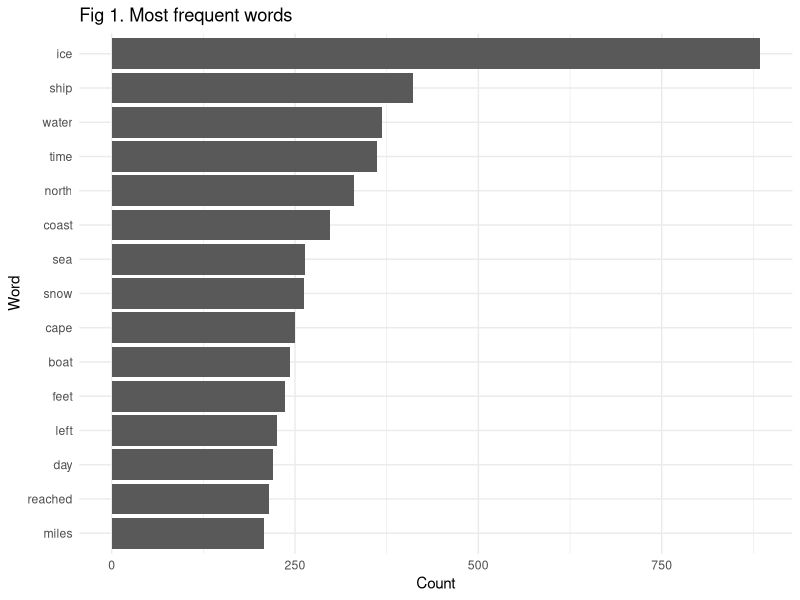
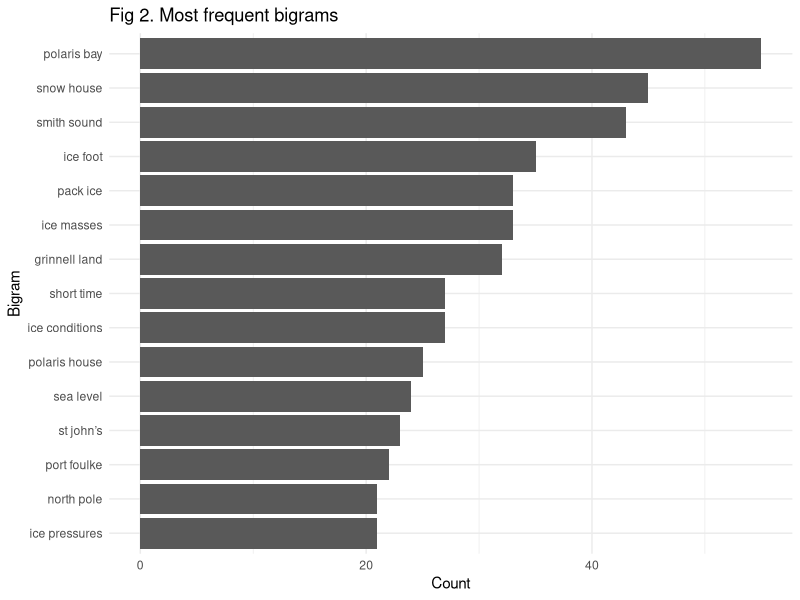
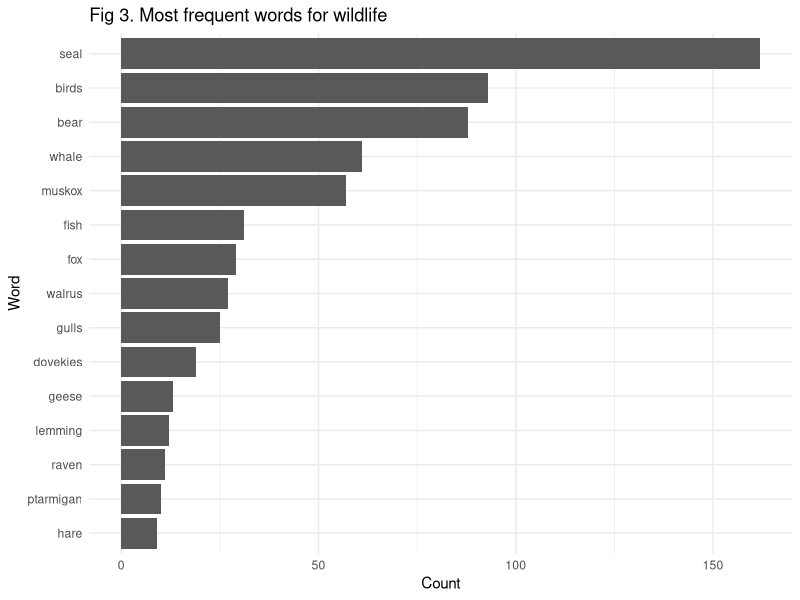
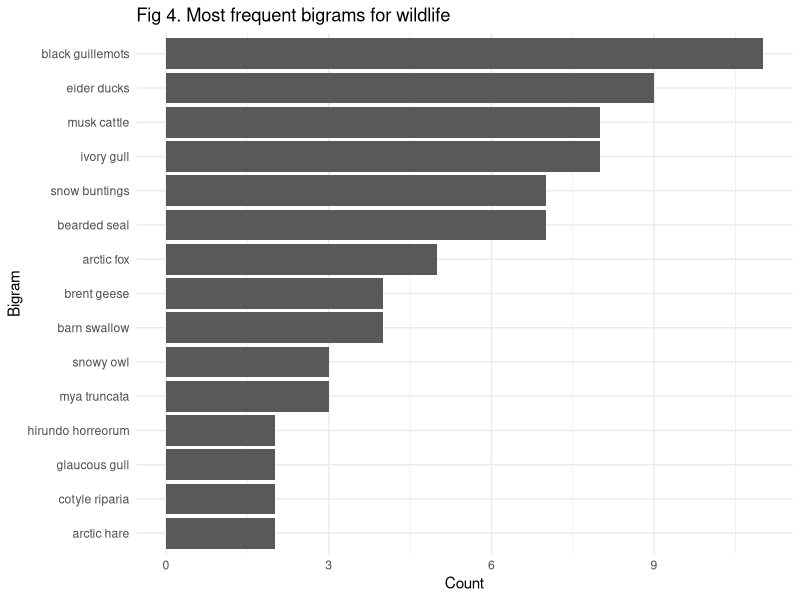
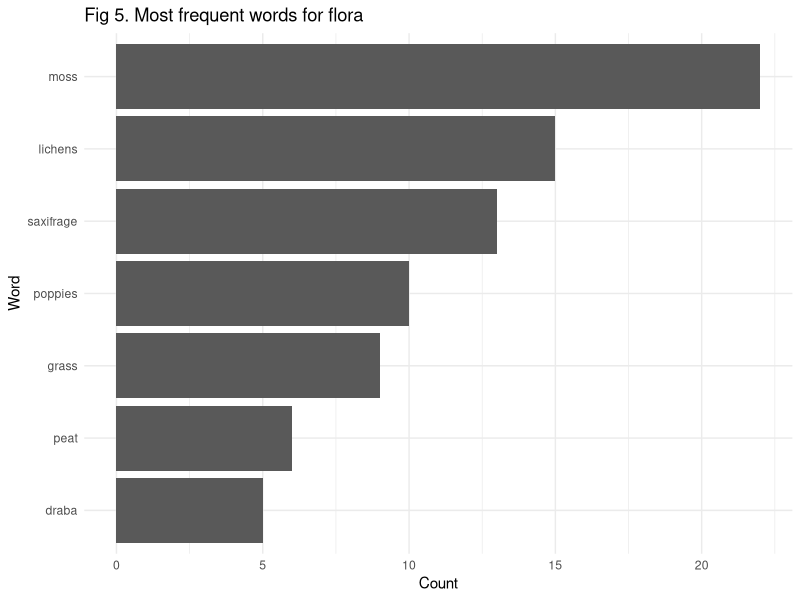

Recreate these plots in R, in order.
## ---- chunk 1
#| warning: false

library(tidyverse)
# library(gridExtra)
library(ggthemes)
## ---- chunk 2
#| warning: false
#| fig-cap: "Stop words removed. Lexicons used: Onix Text Retrieval Toolkit, Snowball, SMART (System for the Mechanical Analysis and Retrieval of Text) via the R tidytext package"

words_coded2 <- read_csv("words-coded2.csv")
words_coded2 %>% group_by(word) %>% 
  summarize(n=sum(n)) %>% 
  arrange(desc(n)) %>% 
  head(15) %>% 
  ggplot() + geom_bar(aes(y=reorder(word, n), x=n), stat="identity") +
  theme_minimal() +
  labs(x="Count", y="Word",
       title="Fig 1. Most frequent words")

bigrams_coded2 <- read_csv("bigrams-coded2.csv")
bigrams_coded2 %>% group_by(bigram) %>% 
  summarize(n=sum(n)) %>% 
  arrange(desc(n)) %>% 
  head(15) %>% 
  ggplot() + geom_bar(aes(y=reorder(bigram, n), x=n), stat="identity") +
  theme_minimal() +
  labs(x="Count", y="Bigram",
       title="Fig 2. Most frequent bigrams")
## ---- chunk 3
#| warning: false
#| fig-cap: "Terms were manually coded. Plurals and possessives were collapsed here to the most common term. Related and derivative terms (e.g., *sealer*, *sealskin*, *feather*, *tracks*) were not coded."

words_w_coded2 <- read_csv("words-coded-wildlife2.csv")
words_w_coded2 %>% group_by(word) %>% 
  summarize(n=sum(n)) %>% 
  arrange(desc(n)) %>% 
  head(15) %>% 
  ggplot() + geom_bar(aes(y=reorder(word, n), x=n), stat="identity") +
  theme_minimal() +
  labs(x="Count", y="Word",
       title="Fig 3. Most frequent words for wildlife")

bigrams_w_coded2 <- read_csv("bigrams-coded-wildlife2.csv")
bigrams_w_coded2 %>% group_by(bigram) %>% 
  summarize(n=sum(n)) %>% 
  arrange(desc(n)) %>% 
  head(15) %>% 
  ggplot() + geom_bar(aes(y=reorder(bigram, n), x=n), stat="identity") +
  theme_minimal() +
  labs(x="Count", y="Bigram",
       title="Fig 4. Most frequent bigrams for wildlife")

## ---- chunk 4
#| warning: false
#| fig-cap: "Terms were manually coded. Plurals were collapsed here to the most common term."

words_f_coded2 <- read_csv("words-coded-flora2.csv")
p_words_f <- words_f_coded2 %>% group_by(word) %>% 
  summarize(n=sum(n)) %>% 
  arrange(desc(n)) %>% 
  head(7) %>% 
  ggplot() + geom_bar(aes(y=reorder(word, n), x=n), stat="identity") +
  theme_minimal() +
  labs(x="Count", y="Word",
       title="Fig 5. Most frequent words for flora")
p_words_f
